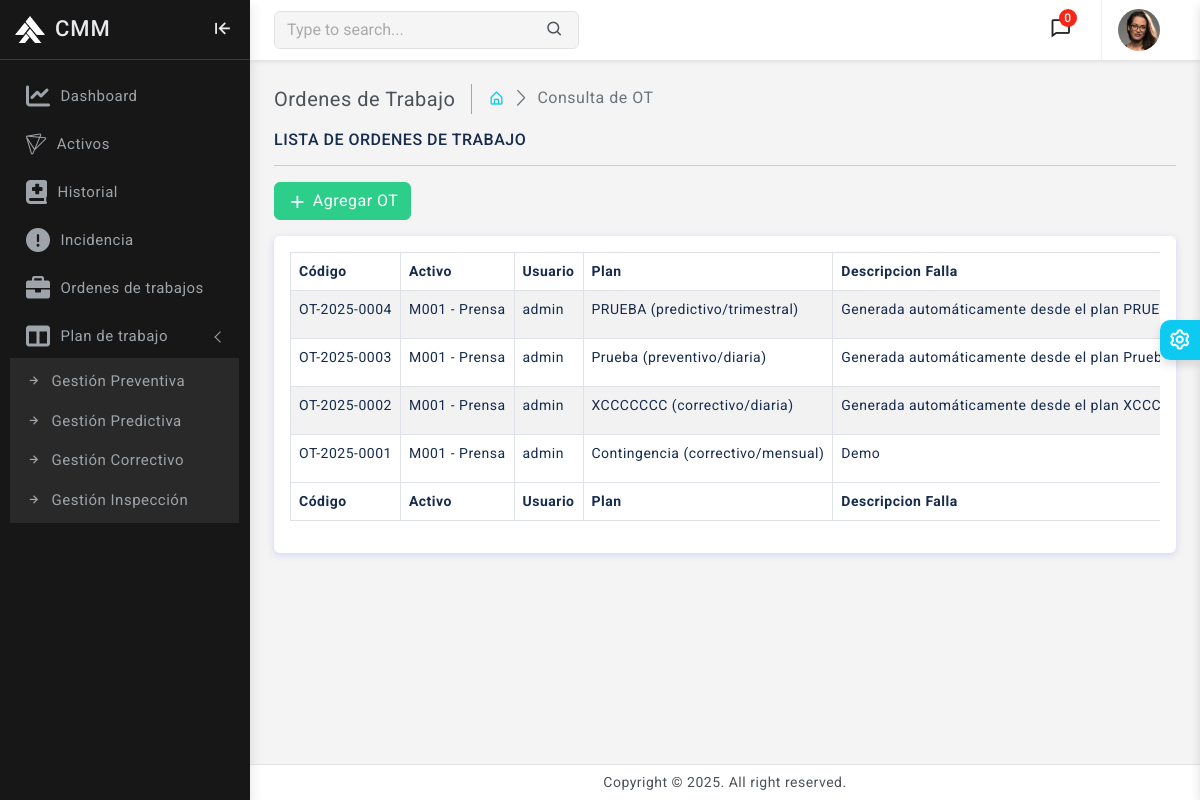
Page /ordenes/Orden_trabajo/ (signed in) on the committed database.
### orden_trabajo/models.py (models this page shows, shortened)
class OrdenTrabajo(models.Model):
    OT_ESTADO_CHOICES = [
        ('abierta', 'Abierta'),
        ('en_ejecucion', 'En ejecución'),
        ('cerrada', 'Cerrada'),
        ('bloqueada', 'Bloqueada'),
    ]
    codigo = models.CharField(max_length=50, unique=True)
    activo = models.ForeignKey(Activo, on_delete=models.PROTECT, related_name='activo_ordenes')
    plan = models.ForeignKey(PlanGestion, on_delete=models.SET_NULL, null=True, blank=True, related_name='plan_ordenes')
    descripcion_falla = models.TextField()
    acciones = models.TextField(blank=True)
    fecha_inicio = models.DateTimeField()
    fecha_fin = models.DateTimeField(null=True, blank=True)
    OT_estado = models.CharField(max_length=15, choices=OT_ESTADO_CHOICES, default='abierta', db_index=True)
    recursos_usados = models.TextField(blank=True)  # materiales/herramientas/horas
    tiempo_intervencion = models.DurationField(null=True, blank=True)
    usuario = models.ForeignKey(settings.AUTH_USER_MODEL, on_delete=models.SET_NULL, null=True, blank=True, related_name='ordenes_asignadas')
    class Meta:
        verbose_name = 'Orden de trabajo'
        verbose_name_plural = 'Órdenes de trabajo'
        ordering = ['-fecha_inicio']
        indexes = [
            models.Index(fields=['OT_estado']),
            models.Index(fields=['activo', 'OT_estado']),
            models.Index(fields=['plan']),
        ]
        constraints = [
            models.CheckConstraint(
                check=models.Q(fecha_fin__gte=models.F('fecha_inicio')) | models.Q(fecha_fin__isnull=True), name='ck_wo_end_after_start'
            ),
        ]

### activos/models.py (models this page shows)
class Activo(models.Model):
    ESTADOS_OPERATIVOS_CHOICES = [
        ('operativo', 'Operativo'),
        ('inoperativo', 'Inoperativo'),
        ('mantenimiento', 'En mantenimiento'),
        ('retirado', 'Retirado'),
    ]
    codigo = models.CharField(max_length=50, unique=True, db_index=True)
    nombre = models.CharField(max_length=120)
    tipo = models.CharField(max_length=60, db_index=True)
    ubicacion = models.CharField(max_length=120, db_index=True)
    estado_operativo = models.CharField(max_length=20, choices=ESTADOS_OPERATIVOS_CHOICES, default='operativo', db_index=True)
    fecha_registro = models.DateTimeField(auto_now_add=True)
    class Meta:
        verbose_name = 'Activo'
        verbose_name_plural = 'Activos'
        indexes = [
            models.Index(fields=['tipo']),
            models.Index(fields=['ubicacion']),
            models.Index(fields=['estado_operativo']),
        ]
        constraints = [
            models.UniqueConstraint(fields=['codigo'], name='uq_activo_codigo'),
        ]
    def __str__(self):
        return f'{self.codigo} - {self.nombre}'

### usuarios/models.py (models this page shows)
class Usuario(AbstractBaseUser, PermissionsMixin):
    username                = models.CharField(max_length=50, unique=True)
    email                   = models.EmailField(max_length=100, unique=True)
    date_joined             = models.DateTimeField(auto_now_add=True)
    last_login              = models.DateTimeField(auto_now_add=True)
    is_staff                = models.BooleanField(default=False)
    is_active               = models.BooleanField(default=False)
    is_superuser            = models.BooleanField(default=False)
    USERNAME_FIELD = 'username'
    REQUIRED_FIELDS = ['email']
    objects = MyAccountManager()
    def __str__(self):
        return self.username

### plan_gestion/models.py (models this page shows)
class PlanGestion(models.Model):
    PLAN_TIPO_CHOICES = [
        ('preventivo', 'Preventivo'),
        ('predictivo', 'Predictivo'),
        ('correctivo', 'Correctivo'),
        ('inspeccion', 'Inspección'),
    ]
    FRECUENCIA_CHOICES = [
        ('diaria', 'Diaria'),
        ('semanal', 'Semanal'),
        ('mensual', 'Mensual'),
        ('trimestral', 'Trimestral'),
        ('semestral', 'Semestral'),
        ('anual', 'Anual'),
        ('ciclos', 'Por ciclos/uso'),
    ]
    PLAN_ESTADO_CHOICES = [
        ('habilitado', 'Habilitado'),
        ('deshabilitado', 'Deshabilitado'),
    ]
    activo = models.ForeignKey(Activo, on_delete=models.CASCADE, related_name="planes_activos")
    plan_nombre = models.CharField(max_length=120, unique=True, db_index=True)
    frecuencia = models.CharField(max_length=20, choices=FRECUENCIA_CHOICES, db_index=True)
    plan_tipo = models.CharField(max_length=20, choices=PLAN_TIPO_CHOICES, db_index=True)
    descripcion = models.TextField(blank=True)
    estado = models.CharField(max_length=20, choices=PLAN_ESTADO_CHOICES, default="habilitado")
    class Meta:
        verbose_name = 'Plan de gestión'
        verbose_name_plural = 'Planes de gestión'
        indexes = [
            models.Index(fields=['plan_tipo']),
            models.Index(fields=['frecuencia']),
        ]
    def __str__(self):
        return f'{self.plan_nombre} ({self.plan_tipo}/{self.frecuencia})'

### orden_trabajo/views.py (the view)
# urls.py: path('ordenes/', include('orden_trabajo.urls')),
@login_required(login_url = 'login')
def orden_trabajo(request):
    ot = OrdenTrabajo.objects.all()
    return render(request, 'orden_trabajo/orden_trabajo.html', {'ot' : ot} )

### templates/orden_trabajo/orden_trabajo.html (shortened to what this page needs)
{% extends 'base.html' %}
{% load static %}
{% block content %}
    <div class="page-wrapper">
        <div class="page-content">
            <div class="page-breadcrumb d-none d-sm-flex align-items-center mb-3">
                <div class="breadcrumb-title pe-3">Ordenes de Trabajo</div>
                <div class="ps-3">
                    <nav aria-label="breadcrumb">
                        <ol class="breadcrumb mb-0 p-0">
                            <li class="breadcrumb-item"><a href="{% url 'home' %}"><i class="bx bx-home-alt text-info"></i></a></li>
                            <li class="breadcrumb-item active" aria-current="page">Consulta de OT</li>
                        </ol>
                    </nav>
                </div>
            </div>
            <h6 class="mb-0 text-uppercase">Lista de Ordenes de Trabajo</h6>
            <hr />
            <div class="mb-3">
                <a href="{% url 'agregar_orden_trabajo' %}" class="btn btn-success">
                    <i class="bx bx-plus"></i> Agregar OT
                </a>
            </div>
            <div class="card">
                <div class="card-body">
                    <div class="table-responsive">
                        <table class="table table-striped table-bordered">
                            <thead>
                                <tr>
                                    <th>Código</th>
                                    <th>Activo</th>
                                    <th>Usuario</th>
                                    <th>Plan</th>
                                    <th>Descripcion Falla</th>
                                </tr>
                            </thead>
                            <tbody>
                                {% if ot %}
                                    {% for ot in ot %}
                                    <tr>
                                        <td>{{ ot.codigo }}</td>
                                        <td>{{ ot.activo }}</td>
                                        <td>{{ ot.usuario }}</td>
                                        <td>{{ ot.plan }}</td>
                                        <td>{{ ot.descripcion_falla }}</td>
                                    </tr>
                                    {% endfor %}
                                {% endif %}
                            </tbody>
                            <tfoot>
                                <tr>
                                    <th>Código</th>
                                    <th>Activo</th>
                                    <th>Usuario</th>
                                    <th>Plan</th>
                                    <th>Descripcion Falla</th>
                                </tr>
                            </tfoot>
                        </table>
                    </div>
                </div>
            </div>
        </div>
    </div>
{% endblock %}

### CMM/static/css/app.css (style rules this page uses)
body { font-size: 14px; color: #4c5258; letter-spacing: .5px; background-color: #f4f4f4; overflow-x: hidden; font-family: Roboto, sans-serif }
a { text-decoration: none }
.page-wrapper { height: 100%; margin-top: 60px; margin-bottom: 30px; margin-left: 250px }
.page-content { padding: 1.5rem 1.5rem 0.7rem 1.5rem }
.breadcrumb-title { font-size: 20px; border-right: 1.5px solid #aaa4a4 }
.page-breadcrumb .breadcrumb li.breadcrumb-item { font-size: 16px }
.page-breadcrumb .breadcrumb-item+.breadcrumb-item::before { display: inline-block; padding-right: .5rem; color: #6c757d; font-family: LineIcons; content: "\ea5c" }
.btn i { vertical-align: middle; font-size: 1.3rem; margin-top: -1em; margin-bottom: -1em; }

### rows in the picture
OrdenTrabajo: codigo "OT-2025-0004", activo "M001 - Prensa", usuario "admin", plan "PRUEBA (predictivo/trimestral)", descripcion_falla "Generada automáticamente desde el plan…"
OrdenTrabajo: codigo "OT-2025-0003", activo "M001 - Prensa", usuario "admin", plan "Prueba (preventivo/diaria)", descripcion_falla "Generada automáticamente desde el plan…"
OrdenTrabajo: codigo "OT-2025-0002", activo "M001 - Prensa", usuario "admin", plan "XCCCCCCC (correctivo/diaria)", descripcion_falla "Generada automáticamente desde el plan…"
OrdenTrabajo: codigo "OT-2025-0001", activo "M001 - Prensa", usuario "admin", plan "Contingencia (correctivo/mensual)", descripcion_falla "Demo"
